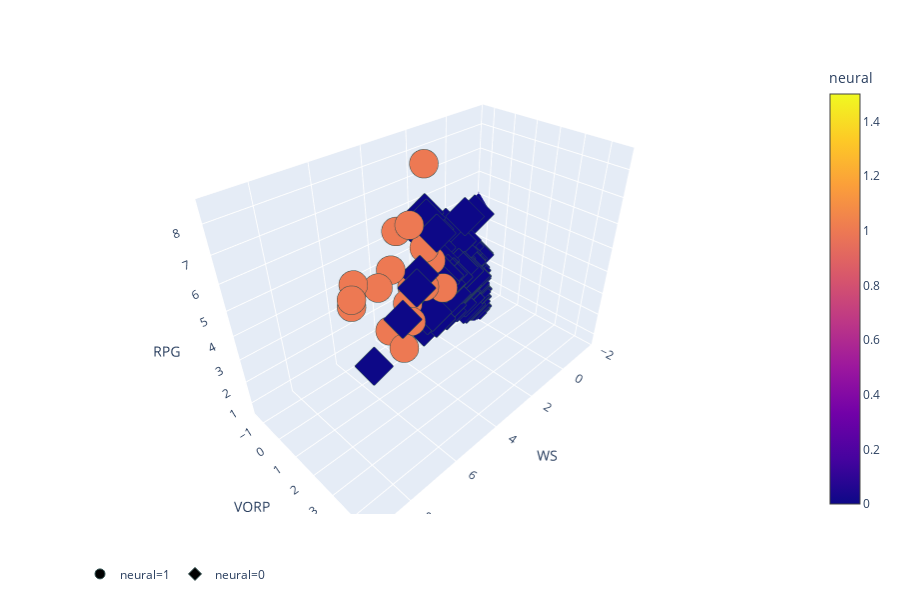

Notebook code cell kept with this figure:
### Code cell
fig = px.scatter_3d(test_master_w_predictions, x='WS', y='VORP', z='RPG',
            color='neural', 
            hover_name='Player_name', 
            hover_data=['USG%', 'PER', 'MP', 'VORP', 'Age'], 
            symbol='neural')
fig.update_traces(marker=dict(size=10,
                              line=dict(width=1,
                                        color='DarkSlateGrey')),
                  selector=dict(mode='markers'))

# fig.update_layout(scene=dict(xaxis=dict(range=[-15,10],),))
fig.update_layout(legend_orientation="h")
fig.show()
# plotly.offline.plot(fig, filename='html_files/ws_vorp_mp.html')

### Figure 1 — Plotly figure (JSON) as saved in the notebook; plotly's stock layout.template omitted (floating-point values rounded to 4 significant figures; data arrays with more than 128 entries replaced by an {"elided": "..."} marker saying what was removed)
{"data": [{"customdata": [[15.8, 17.9, 1913, 2.4, 21], [15.9, 18.5, 2096, 2.4, 20], [24.5, 18.1, 2546, 2, 21], [25.1, 17.1, 1682, 0, 21], [31.6, 17.2, 2598, 1.7, 22], [22.1, 15.1, 2455, 0.8, 20], [21.4, 13.6, 2152, 1, 21], [22.2, 13.8, 1975, 0.4, 20], [20.7, 15.1, 1743, 1.4, 21], [22.8, 16.1, 2565, 1.2, 20], [22.1, 17.5, 1810, 0.8, 21], [22.3, 20, 2732, 4.6, 21], [17.6, 19.2, 1064, 0.8, 23], [20.3, 19, 1324, 0.7, 22], [18.6, 18.6, 1193, 1.1, 23], [24.3, 17.4, 2164, 1.2, 21], [19.5, 18.5, 2541, 2.8, 20]], "hoverlabel": {"namelength": 0}, "hovertemplate": "<b>%{hovertext}</b><br><br>neural=%{marker.color}<br>WS=%{x}<br>VORP=%{customdata[3]}<br>RPG=%{z}<br>USG%=%{customdata[0]}<br>PER=%{customdata[1]}<br>MP=%{customdata[2]}<br>Age=%{customdata[4]}", "hovertext": ["Bam Adebayo", "Jarrett Allen", "De'Aaron Fox", "Lauri Markkanen", "Donovan Mitchell", "Jayson Tatum", "Jaylen Brown", "Brandon Ingram", "Dejounte Murray", "Jamal Murray", "Domantas Sabonis", "Ben Simmons", "Montrezl Harrell", "Willy Hernangomez", "Richaun Holmes", "Kristaps Porzingis", "Myles Turner"], "legendgroup": "neural=1", "marker": {"color": [1, 1, 1, 1, 1, 1, 1, 1, 1, 1, 1, 1, 1, 1, 1, 1, 1], "coloraxis": "coloraxis", "line": {"color": "DarkSlateGrey", "width": 1}, "size": 10, "symbol": "circle"}, "mode": "markers", "name": "neural=1", "scene": "scene", "showlegend": true, "type": "scatter3d", "x": [6.8, 7.6, 5.6, 2.7, 5, 5, 4.5, 2.8, 3.2, 5.5, 4.7, 9.2, 4.1, 3.4, 3.8, 4.5, 8], "y": [2.4, 2.4, 2, 0, 1.7, 0.8, 1, 0.4, 1.4, 1.2, 0.8, 4.6, 0.8, 0.7, 1.1, 1.2, 2.8], "z": [6.5, 7, 3.3, 8.2, 3.9, 5.5, 4, 4.7, 4.2, 3.5, 6.8, 8.5, 4.4, 5.6, 4.4, 7.1, 6.7]}, {"customdata": {"elided": "147x5 float values"}, "hoverlabel": {"namelength": 0}, "hovertemplate": "<b>%{hovertext}</b><br><br>neural=%{marker.color}<br>WS=%{x}<br>VORP=%{customdata[3]}<br>RPG=%{z}<br>USG%=%{customdata[0]}<br>PER=%{customdata[1]}<br>MP=%{customdata[2]}<br>Age=%{customdata[4]}", "hovertext": {"elided": "147 str values"}, "legendgroup": "neural=0", "marker": {"color": {"elided": "147 int values"}, "coloraxis": "coloraxis", "line": {"color": "DarkSlateGrey", "width": 1}, "size": 10, "symbol": "diamond"}, "mode": "markers", "name": "neural=0", "scene": "scene", "showlegend": true, "type": "scatter3d", "x": {"elided": "147 float values"}, "y": {"elided": "147 float values"}, "z": {"elided": "147 float values"}}], "layout": {"coloraxis": {"colorbar": {"title": {"text": "neural"}}, "colorscale": [[0, "#0d0887"], [0.1111, "#46039f"], [0.2222, "#7201a8"], [0.3333, "#9c179e"], [0.4444, "#bd3786"], [0.5556, "#d8576b"], [0.6667, "#ed7953"], [0.7778, "#fb9f3a"], [0.8889, "#fdca26"], [1, "#f0f921"]]}, "height": 600, "legend": {"orientation": "h", "tracegroupgap": 0}, "margin": {"t": 60}, "scene": {"domain": {"x": [0, 0.98], "y": [0, 1]}, "xaxis": {"title": {"text": "WS"}}, "yaxis": {"title": {"text": "VORP"}}, "zaxis": {"title": {"text": "RPG"}}}}}
